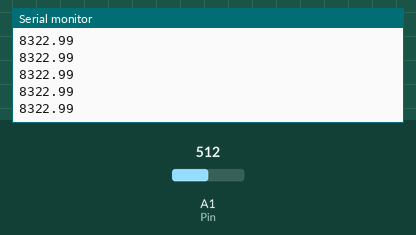
Simulated run of this sketch. Board: Arduino Zero (SAMD21). On the bench: the last lines printed to the serial monitor. The inputs (shaded band) are chosen by the test bench; at power-on: A1 (Pin) = 512.

Above: at 1.2 s.
1.3 s: A1 (Pin) set to 716
At 1.47 s:
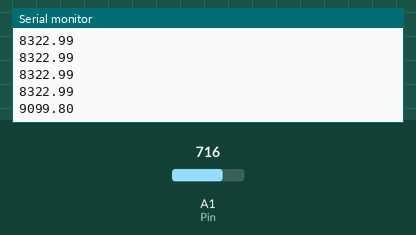
2.8 s: A1 (Pin) set to 900
At 2.81 s:
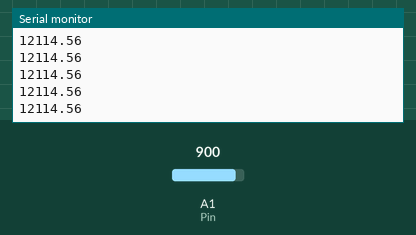
Timing chart, 0 to 5.8 s (numbered marks = the images above; inputs shaded):
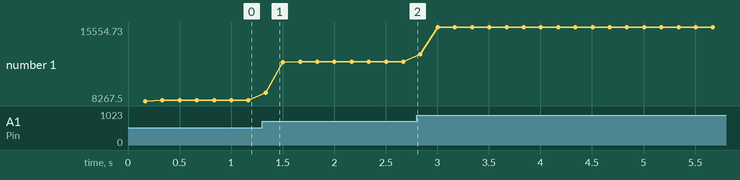

The sketch:

Grove_Current_Sensor.ino
```cpp
#include <Wire.h>
#ifdef ARDUINO_SAMD_VARIANT_COMPLIANCE
  #define RefVal 3.3
  #define SERIAL SerialUSB
#else
  #define RefVal 5.0
  #define SERIAL Serial
#endif
//An OLED Display is required here
//use pin A0
#define Pin A1

// Take the average of 500 times
const int averageValue = 150;
 long CURRENT;
long int sensorValue = 0;
float sensitivity = 1000.0 / 264.0; //1000mA per 264mV


float Vref = 317.38;   //Vref is zero drift value, you need to change this value to the value you actually measured before using it.
void setup()
{
  SERIAL.begin(9600);
}

void loop()
{


 /*//////////////////////////////////////////////////////////////////////////////
  // VREF CALIBRATION
   // Set Reading pins as open and run code to measure voltage from analog pin that
   // the arduino is reading from the current sensor
   // Read the value 10 times:
  for (int i = 0; i < averageValue; i++)
  {
    sensorValue += analogRead(A2);

    // wait 2 milliseconds before the next loop
    delay(2);

  }

    sensorValue = sensorValue / averageValue;
    // Convert the analog reading (which goes from 0 - 1023) to a voltage (0 - 5V) to mV:
    float voltage = sensorValue * (5.0 / 1024.0)*1000;
    Serial.print("Voltage:\n");
  Serial.print(voltage);
  Serial.print("\n");
 delay(250);

 //////////////////////////////////////////////////////////*/


  // Read the value 10 times:
  for (int i = 0; i < averageValue; i++)
  {
    sensorValue += analogRead(Pin);

    // wait 2 milliseconds before the next loop
   delay(1);

  }

  sensorValue = sensorValue / averageValue;


  // The on-board ADC is 10-bits
  // Different power supply will lead to different reference sources
  // example: 2^10 = 1024 -> 5V / 1024 ~= 4.88mV
  //          unitValue= 5.0 / 1024.0*1000 ;
  float unitValue= RefVal / 1024.0*1000 ;
  float voltage = unitValue * sensorValue;

  //When no load,Vref=initialValue
 // SERIAL.print("initialValue: ");
 // SERIAL.print(voltage);
 // SERIAL.println("mV");

  // Calculate the corresponding current
  float current = (voltage - Vref) * sensitivity;
  if ( current < 0 )
  {
    current = 0;
  }
  if (current <= 18.51)
  {
    current = 0;
  }

  // Print display voltage (mV)
  // This voltage is the pin voltage corresponding to the current

 // voltage = unitValue * sensorValue-Vref;
 // SERIAL.print(voltage);
 // SERIAL.println("mV");

  Serial.println(current);
  // Print display current (mA)
 // SERIAL.print(current);
 // SERIAL.println("mA");

  //SERIAL.print("\n");

  // Reset the sensorValue for the next reading
  //sensorValue = 0;
  // Read it once per second
  //delay(250);

}
```

Measured:
- after the input at 1.3 s, the serial monitor: prints a new line at once (image 1)
- plotted number 1: 8322.99 → 12114.56 after the input at 1.3 s, 12114.56 → 15554.73 after the input at 2.8 s
